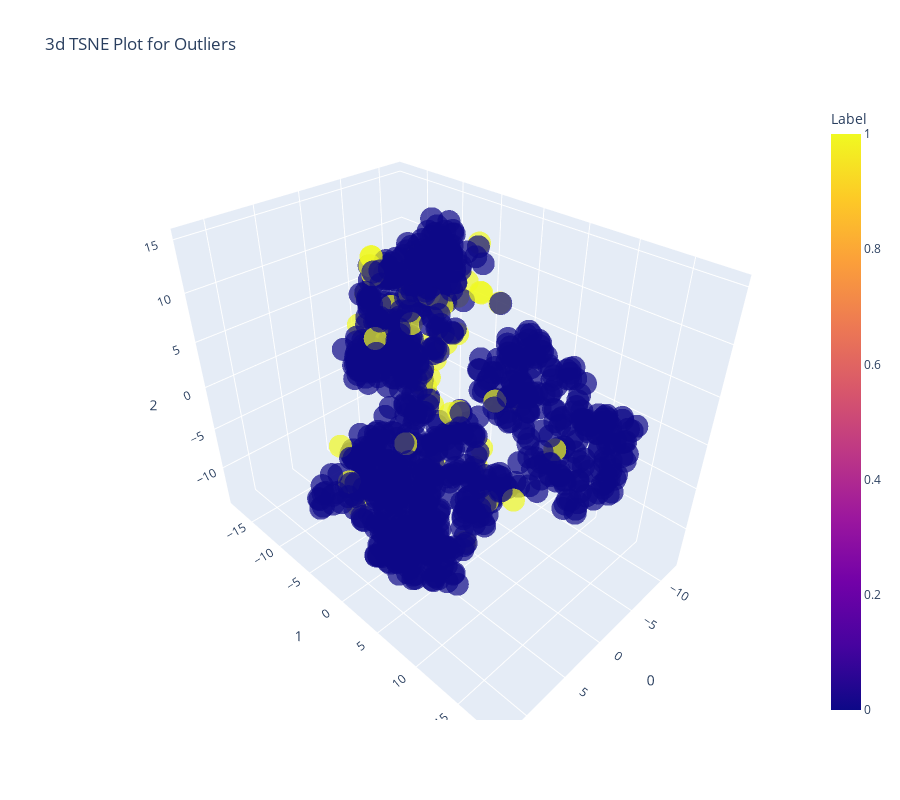

The notebook cell saved with this chart:
### Code cell
from pycaret.anomaly import *
## creating a model
iforest=create_model('iforest')
## plotting a model
plot_model(iforest)

### Figure 1 — Plotly figure (JSON) as saved in the notebook; plotly's stock layout.template omitted (floating-point values rounded to 4 significant figures; data arrays with more than 128 entries replaced by an {"elided": "..."} marker saying what was removed)
{"data": [{"customdata": {"elided": "1000x1 float values"}, "hovertemplate": "0=%{x}<br>1=%{y}<br>2=%{z}<br>Feature=%{customdata[0]}<br>Label=%{marker.color}<extra></extra>", "legendgroup": "", "marker": {"color": {"elided": "1000 int values"}, "coloraxis": "coloraxis", "opacity": 0.7, "symbol": "circle"}, "mode": "markers", "name": "", "scene": "scene", "showlegend": false, "x": {"elided": "1000 float values"}, "y": {"elided": "1000 float values"}, "z": {"elided": "1000 float values"}, "type": "scatter3d"}], "layout": {"scene": {"domain": {"x": [0, 1], "y": [0, 1]}, "xaxis": {"title": {"text": "0"}}, "yaxis": {"title": {"text": "1"}}, "zaxis": {"title": {"text": "2"}}}, "coloraxis": {"colorbar": {"title": {"text": "Label"}}, "colorscale": [[0, "#0d0887"], [0.1111, "#46039f"], [0.2222, "#7201a8"], [0.3333, "#9c179e"], [0.4444, "#bd3786"], [0.5556, "#d8576b"], [0.6667, "#ed7953"], [0.7778, "#fb9f3a"], [0.8889, "#fdca26"], [1, "#f0f921"]]}, "legend": {"tracegroupgap": 0}, "title": {"text": "3d TSNE Plot for Outliers"}, "height": 800, "width": 900}}
